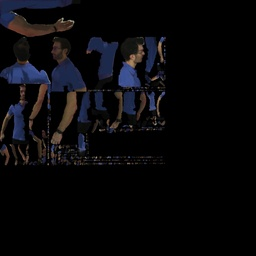
#> input picture Models/Model (5)/ColorPallette.jpg, 256 x 256 px, shrunk from 4096 x 4096 before the run, found by its file name
$ python tst.py
#> lines starting #> are read from the running program, lines starting #| are printed output that depends on the picture
import numpy as np
import cv2

# load image and set the bounds
img = cv2.imread("C:\\Users\\tony\\Desktop\\ColorPallette.jpg")
#> img is the input picture: shape (256, 256, 3); mean B, G, R 10.6, 8.1, 8.5
lower =(0, 0, 255) # lower bound for each channel
upper = (255, 0, 0) # upper bound for each channel

# create the mask and use it to change the colors
mask = cv2.inRange(img, lower, upper)
#> mask: shape (256, 256); every value is 0
img[mask != 0] = [0,0,255]

scale_percent = 60  # percent of original size
width = int(img.shape[1] * scale_percent / 100)
#> width = 153
height = int(img.shape[0] * scale_percent / 100)
#> height = 153
dim = (width, height)
#> dim = (153, 153)
# resize image
resized = cv2.resize(img, dim, interpolation=cv2.INTER_AREA)
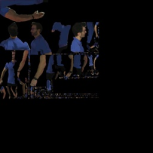
#> resized: shape (153, 153, 3); mean B, G, R 10.6, 8.1, 8.4

# display it
cv2.imshow("frame", resized)
cv2.waitKey(0)

# import the necessary packages
import scipy.spatial as sp
import matplotlib.pyplot as plt


# Stored all RGB values of main colors in a array
main_colors = [(0, 0, 0),
               (255, 255, 255),
               (255, 0, 0),
               (0, 255, 0),
               (0, 0, 255),
               (255, 255, 0),
               (0, 255, 255),
               (255, 0, 255),
               ]

image = cv2.imread("C:\\Users\\tony\\Desktop\\ColorPallette.jpg")
# convert BGR to RGB image
image = cv2.cvtColor(image, cv2.COLOR_BGR2RGB)

h, w, bpp = np.shape(image)
#> h = 256; w = 256; bpp = 3

# Change colors of each pixel
# reference :https://stackoverflow.com/a/48884514/9799700
for py in range(0, h):
    for px in range(0, w):
        ########################
        # Used this part to find nearest color
        # reference : https://stackoverflow.com/a/22478139/9799700
        input_color = (image[py][px][0], image[py][px][1], image[py][px][2])
        tree = sp.KDTree(main_colors)
        ditsance, result = tree.query(input_color)
        nearest_color = main_colors[result]
        ###################

        image[py][px][0] = nearest_color[0]
        image[py][px][1] = nearest_color[1]
        image[py][px][2] = nearest_color[2]
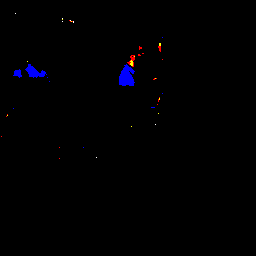
#> image: shape (256, 256, 3); mean R, G, B 0.5, 0.1, 1.8

# show image
plt.figure()
plt.axis("off")
plt.imshow(image)
